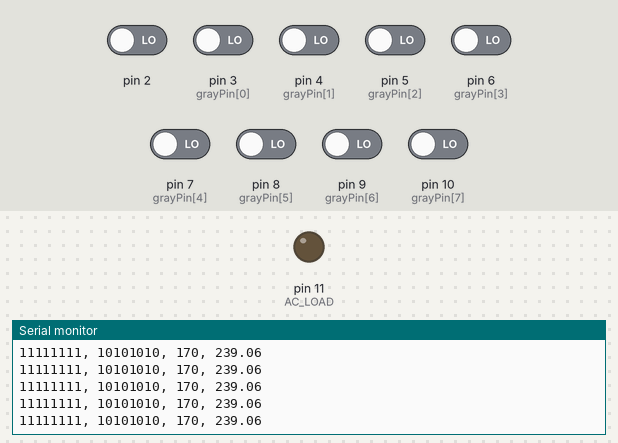
This sketch was run on a simulated Arduino Uno, built with avr-gcc and run on an emulated ATmega328P. Parts: output pins drawn as LEDs (lit = HIGH), the last lines printed to the serial monitor. The inputs (shaded band) are chosen by the test bench; at power-on: pin 2, pin 3 (grayPin[0]), pin 4 (grayPin[1]), pin 5 (grayPin[2]), pin 6 (grayPin[3]), pin 7 (grayPin[4]), pin 8 (grayPin[5]), pin 9 (grayPin[6]), pin 10 (grayPin[7]) LOW.

Above: at 1.2 s.
1.3 s: pin 4 (grayPin[1]) driven HIGH
At 2.0 s:
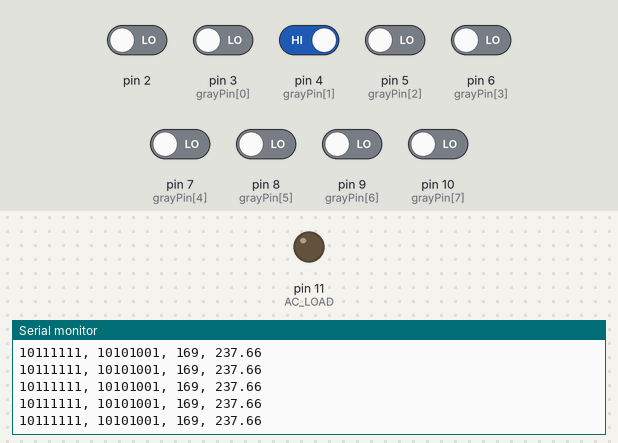
4.3 s: pin 4 (grayPin[1]) driven LOW
At 5.0 s:
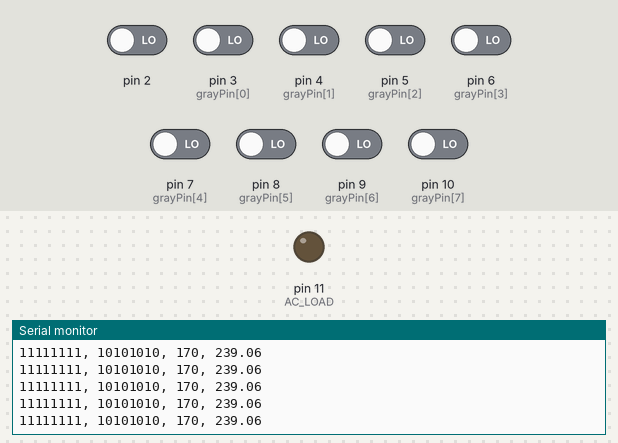
7.3 s: pin 8 (grayPin[5]) driven HIGH
At 7.9 s:
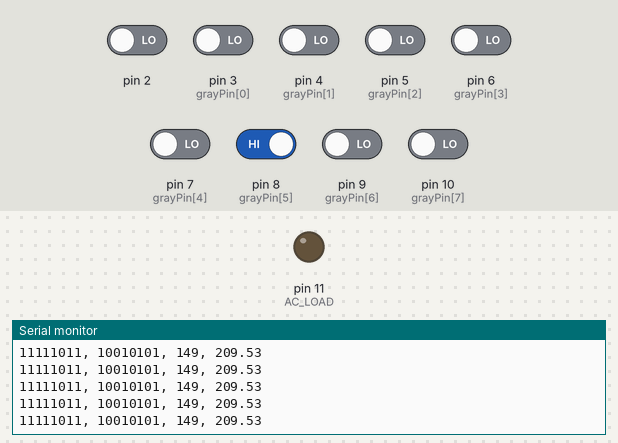
10.3 s: pin 9 (grayPin[6]) driven HIGH
At 10.9 s:
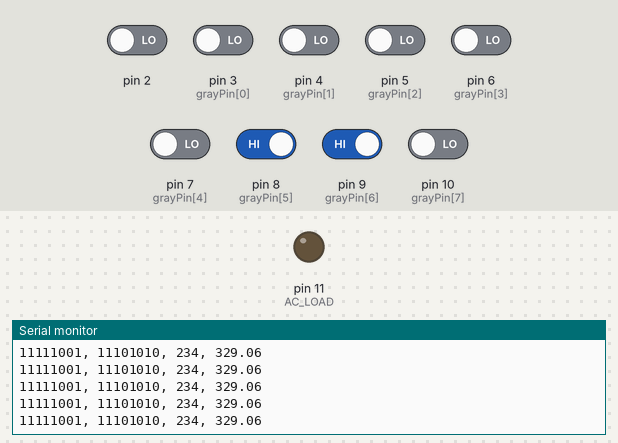
13.3 s: pin 3 (grayPin[0]) driven HIGH
At 14.0 s:
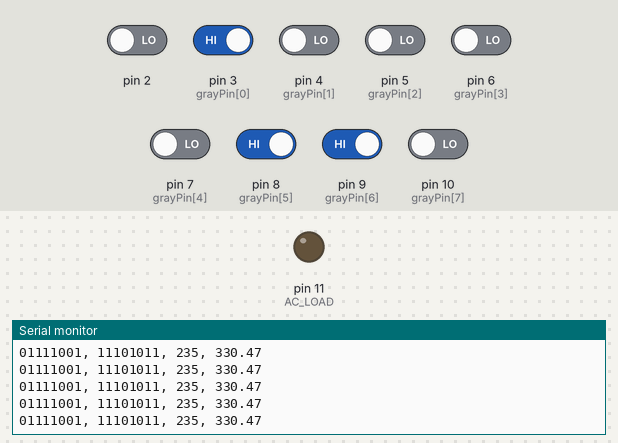
Timing chart, 0 to 16.3 s (numbered marks = the images above; inputs shaded):
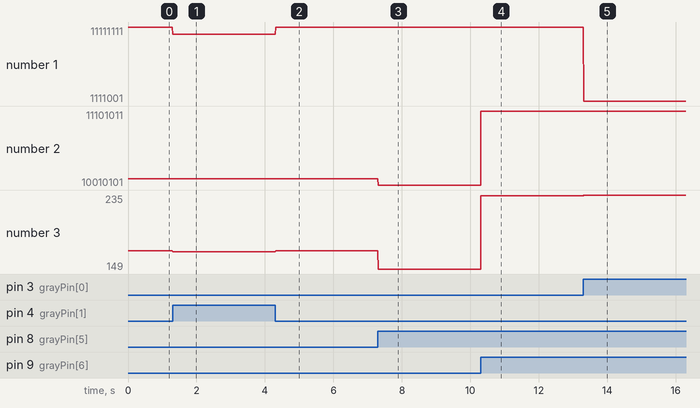

Measured:
- after the input at 1.3 s, the serial monitor: prints a new line at once (image 1)
- after the input at 4.3 s, the serial monitor: prints a new line at once (image 2)
- after the input at 7.3 s, the serial monitor: prints a new line at once (image 3)
- after the input at 10.3 s, the serial monitor: prints a new line at once (image 4)
- after the input at 13.3 s, the serial monitor: prints a new line at once (image 5)
- plotted number 1: 11111111 → 10111111 after the input at 1.3 s, 10111111 → 11111111 after the input at 4.3 s, 11111111 → 11111011 after the input at 7.3 s, 11111011 → 11111001 after the input at 10.3 s, 11111001 → 1111001 after the input at 13.3 s
- plotted number 2: 10101010 → 10101001 after the input at 1.3 s, 10101001 → 10101010 after the input at 4.3 s, 10101010 → 10010101 after the input at 7.3 s, 10010101 → 11101010 after the input at 10.3 s, 11101010 → 11101011 after the input at 13.3 s
- plotted number 3: 170 → 169 after the input at 1.3 s, 169 → 170 after the input at 4.3 s, 170 → 149 after the input at 7.3 s, 149 → 234 after the input at 10.3 s, 234 → 235 after the input at 13.3 s

The sketch:

AC_Phase_Control-4.ino
```cpp
// (licence header left out)
int AC_LOAD = 11;    // Output to Opto Triac pin
int dimming = 128;  // Dimming level (0-128)  0 = ON, 128 = OFF
uint8_t pos=0;

const int grayPin[8]={3,4,5,6,7,8,9,10};

void grayPinSet(){
  for(int8_t i=0;i<8;i++)
  {
    pinMode(grayPin[i], INPUT);
  }
}

void setup()
{
  pinMode(AC_LOAD, OUTPUT);// Set AC Load pin as output

  Serial.begin(115200);
  grayPinSet();
  enc_update();

  attachInterrupt(0, zero_crosss_int, RISING);  // Choose the zero cross interrupt # from the table above
}

//the interrupt function must take no parameters and return nothing
void zero_crosss_int()  //function to be fired at the zero crossing to dim the light
{
  // Firing angle calculation : 1 full 50Hz wave =1/50=20ms (200us)
  // Every zerocrossing thus: (50Hz)-> 10ms (1/2 Cycle)
  // For 60Hz => 8.33ms (10.000/120)
  // 10ms=10000us
  // (10000us - 10us) / 128 = 75 (Approx) For 60Hz =>65

  int dimtime = (65*pos);    // For 60Hz =>65
  delayMicroseconds(dimtime);    // Wait till firing the TRIAC
  digitalWrite(AC_LOAD, HIGH);   // Fire the TRIAC
  delayMicroseconds(8.335);         // triac On propogation delay
         // (for 60Hz use 8.33) Some Triacs need a longer period
  digitalWrite(AC_LOAD, LOW);    // No longer trigger the TRIAC (the next zero crossing will swith it off) TRIAC

}

void enc_update()
{
  int i;
  int enc[8];
  for(i=0;i<8;i++){
    enc[i] = 1 - digitalRead(grayPin[i]);
    Serial.print(enc[i]);
  }Serial.print(", ");

  uint8_t pos=0;
  pos= (enc[7]<<7);
  for(i=6;i>=0;i--)
  {
    if( (enc[i]+bitRead(pos,i+1))==0 || (enc[i]+bitRead(pos,i+1))==2 )
    {
      pos|=(0<<i);
    }else if( (enc[i]+bitRead(pos,i+1))==1)
    {
      pos|=(1<<i);
    }
  }

  Serial.print(pos,BIN);Serial.print(", ");
  Serial.print(pos,DEC);Serial.print(", ");Serial.print(pos*1.40625);
  Serial.println();
  delay(10);
}

void loop()  {
  enc_update();
}
```
